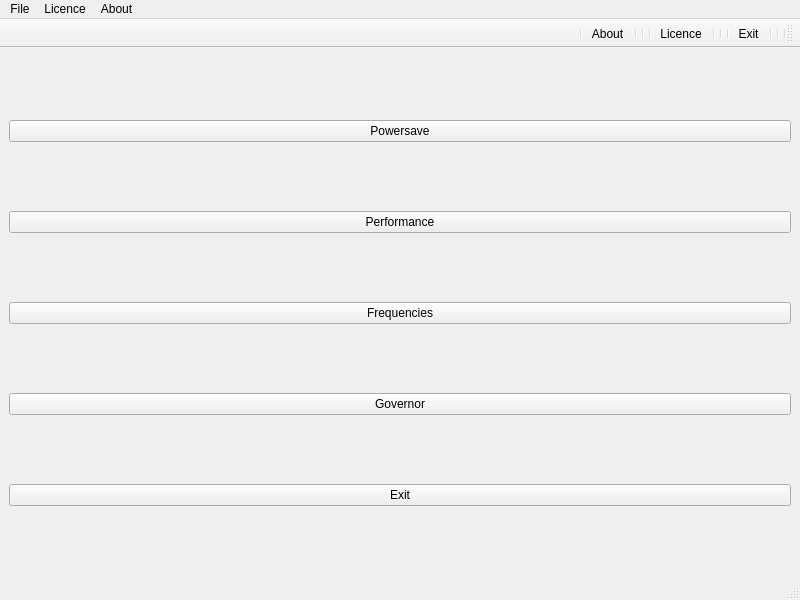
<?xml version="1.0" encoding="UTF-8"?>
<ui version="4.0">
 <class>MainWindow</class>
 <widget class="QMainWindow" name="MainWindow">
  <property name="geometry">
   <rect>
    <x>0</x>
    <y>0</y>
    <width>800</width>
    <height>600</height>
   </rect>
  </property>
  <property name="windowTitle">
   <string>MainWindow</string>
  </property>
  <widget class="QWidget" name="centralwidget">
   <layout class="QGridLayout" name="gridLayout">
    <item row="1" column="0">
     <widget class="QPushButton" name="btn_performance">
      <property name="text">
       <string>Performance</string>
      </property>
     </widget>
    </item>
    <item row="4" column="0">
     <widget class="QPushButton" name="btn_exit">
      <property name="text">
       <string>Exit</string>
      </property>
     </widget>
    </item>
    <item row="0" column="0">
     <widget class="QPushButton" name="btn_powersave">
      <property name="text">
       <string>Powersave</string>
      </property>
     </widget>
    </item>
    <item row="2" column="0">
     <widget class="QPushButton" name="btn_frequencies">
      <property name="text">
       <string>Frequencies</string>
      </property>
     </widget>
    </item>
    <item row="3" column="0">
     <widget class="QPushButton" name="btn_governor">
      <property name="text">
       <string>Governor</string>
      </property>
     </widget>
    </item>
   </layout>
  </widget>
  <widget class="QMenuBar" name="menubar">
   <property name="geometry">
    <rect>
     <x>0</x>
     <y>0</y>
     <width>800</width>
     <height>22</height>
    </rect>
   </property>
   <widget class="QMenu" name="menuFile">
    <property name="title">
     <string>File</string>
    </property>
    <addaction name="actionExit"/>
   </widget>
   <widget class="QMenu" name="menuLicence">
    <property name="title">
     <string>Licence</string>
    </property>
    <addaction name="actionLicence"/>
   </widget>
   <widget class="QMenu" name="menuAbout">
    <property name="title">
     <string>About</string>
    </property>
    <addaction name="actionAbout"/>
   </widget>
   <addaction name="menuFile"/>
   <addaction name="menuLicence"/>
   <addaction name="menuAbout"/>
  </widget>
  <widget class="QStatusBar" name="statusbar"/>
  <widget class="QToolBar" name="toolBar">
   <property name="windowTitle">
    <string>toolBar</string>
   </property>
   <property name="layoutDirection">
    <enum>Qt::LayoutDirection::RightToLeft</enum>
   </property>
   <attribute name="toolBarArea">
    <enum>TopToolBarArea</enum>
   </attribute>
   <attribute name="toolBarBreak">
    <bool>false</bool>
   </attribute>
   <addaction name="separator"/>
   <addaction name="separator"/>
   <addaction name="separator"/>
   <addaction name="actionExit"/>
   <addaction name="separator"/>
   <addaction name="separator"/>
   <addaction name="separator"/>
   <addaction name="actionLicence"/>
   <addaction name="separator"/>
   <addaction name="separator"/>
   <addaction name="separator"/>
   <addaction name="actionAbout"/>
   <addaction name="separator"/>
  </widget>
  <action name="actionExit">
   <property name="icon">
    <iconset resource="resources.qrc">
     <normaloff>:/images/e.jpg</normaloff>:/images/e.jpg</iconset>
   </property>
   <property name="text">
    <string>Exit</string>
   </property>
   <property name="menuRole">
    <enum>QAction::MenuRole::ApplicationSpecificRole</enum>
   </property>
  </action>
  <action name="actionLicence">
   <property name="icon">
    <iconset resource="resources.qrc">
     <normaloff>:/images/l.jpg</normaloff>:/images/l.jpg</iconset>
   </property>
   <property name="text">
    <string>Licence</string>
   </property>
   <property name="menuRole">
    <enum>QAction::MenuRole::ApplicationSpecificRole</enum>
   </property>
  </action>
  <action name="actionAbout">
   <property name="icon">
    <iconset resource="resources.qrc">
     <normaloff>:/images/a.jpg</normaloff>:/images/a.jpg</iconset>
   </property>
   <property name="text">
    <string>About</string>
   </property>
   <property name="menuRole">
    <enum>QAction::MenuRole::ApplicationSpecificRole</enum>
   </property>
  </action>
 </widget>
 <resources>
  <include location="resources.qrc"/>
 </resources>
 <connections/>
</ui>
